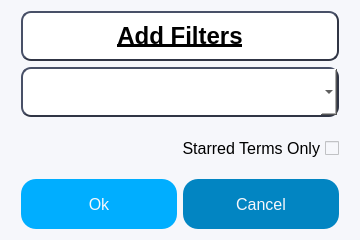
<?xml version="1.0" encoding="UTF-8"?>
<ui version="4.0">
 <class>Form</class>
 <widget class="QWidget" name="Form">
  <property name="geometry">
   <rect>
    <x>0</x>
    <y>0</y>
    <width>360</width>
    <height>240</height>
   </rect>
  </property>
  <property name="sizePolicy">
   <sizepolicy hsizetype="Fixed" vsizetype="Fixed">
    <horstretch>0</horstretch>
    <verstretch>0</verstretch>
   </sizepolicy>
  </property>
  <property name="windowTitle">
   <string>Smart Retain</string>
  </property>
  <property name="styleSheet">
   <string notr="true">background-color: #F6F7FB</string>
  </property>
  <layout class="QHBoxLayout" name="horizontalLayout">
   <item>
    <spacer name="horizontalSpacer">
     <property name="orientation">
      <enum>Qt::Horizontal</enum>
     </property>
     <property name="sizeType">
      <enum>QSizePolicy::Fixed</enum>
     </property>
     <property name="sizeHint" stdset="0">
      <size>
       <width>10</width>
       <height>0</height>
      </size>
     </property>
    </spacer>
   </item>
   <item>
    <layout class="QGridLayout" name="gridLayout">
     <item row="0" column="0" colspan="2">
      <widget class="QLabel" name="label">
       <property name="sizePolicy">
        <sizepolicy hsizetype="Expanding" vsizetype="Expanding">
         <horstretch>0</horstretch>
         <verstretch>0</verstretch>
        </sizepolicy>
       </property>
       <property name="font">
        <font>
         <family>MS Shell Dlg 2</family>
         <pointsize>18</pointsize>
         <weight>75</weight>
         <bold>true</bold>
         <underline>true</underline>
        </font>
       </property>
       <property name="styleSheet">
        <string notr="true">background-color: white;
border-style: outset;
border-width: 2px;
border-radius: 10px;
border-color: #303545;</string>
       </property>
       <property name="text">
        <string>Add Filters</string>
       </property>
       <property name="alignment">
        <set>Qt::AlignCenter</set>
       </property>
      </widget>
     </item>
     <item row="1" column="0" colspan="2">
      <widget class="QComboBox" name="topicCombo">
       <property name="sizePolicy">
        <sizepolicy hsizetype="Expanding" vsizetype="Expanding">
         <horstretch>0</horstretch>
         <verstretch>0</verstretch>
        </sizepolicy>
       </property>
       <property name="font">
        <font>
         <family>MS Shell Dlg 2</family>
         <pointsize>12</pointsize>
        </font>
       </property>
       <property name="styleSheet">
        <string notr="true">background-color: white;
border-style: outset;
border-width: 2px;
border-radius: 10px;
border-color: #303545;</string>
       </property>
      </widget>
     </item>
     <item row="2" column="0" colspan="2">
      <widget class="QCheckBox" name="starBox">
       <property name="sizePolicy">
        <sizepolicy hsizetype="Expanding" vsizetype="Expanding">
         <horstretch>0</horstretch>
         <verstretch>0</verstretch>
        </sizepolicy>
       </property>
       <property name="font">
        <font>
         <family>MS Shell Dlg 2</family>
         <pointsize>12</pointsize>
        </font>
       </property>
       <property name="layoutDirection">
        <enum>Qt::RightToLeft</enum>
       </property>
       <property name="text">
        <string>Starred Terms Only</string>
       </property>
      </widget>
     </item>
     <item row="3" column="0">
      <widget class="QPushButton" name="okBtn">
       <property name="sizePolicy">
        <sizepolicy hsizetype="Expanding" vsizetype="Expanding">
         <horstretch>0</horstretch>
         <verstretch>0</verstretch>
        </sizepolicy>
       </property>
       <property name="font">
        <font>
         <family>MS Shell Dlg 2</family>
         <pointsize>12</pointsize>
        </font>
       </property>
       <property name="styleSheet">
        <string notr="true">QPushButton {
	background-color: #00aeff;
	border-radius: 15px;
	color: #F6F7FB;
}

QPushButton:hover {
    background-color: rgb(0, 154, 226);
}</string>
       </property>
       <property name="text">
        <string>Ok</string>
       </property>
      </widget>
     </item>
     <item row="3" column="1">
      <widget class="QPushButton" name="cancelBtn">
       <property name="sizePolicy">
        <sizepolicy hsizetype="Expanding" vsizetype="Expanding">
         <horstretch>0</horstretch>
         <verstretch>0</verstretch>
        </sizepolicy>
       </property>
       <property name="font">
        <font>
         <family>MS Shell Dlg 2</family>
         <pointsize>12</pointsize>
        </font>
       </property>
       <property name="styleSheet">
        <string notr="true">QPushButton {
	background-color: #0285c2;
	border-radius: 15px;
	color: #F6F7FB;
}

QPushButton:hover {
    background-color: rgb(2, 106, 154);
}</string>
       </property>
       <property name="text">
        <string>Cancel</string>
       </property>
      </widget>
     </item>
    </layout>
   </item>
   <item>
    <spacer name="horizontalSpacer_2">
     <property name="orientation">
      <enum>Qt::Horizontal</enum>
     </property>
     <property name="sizeType">
      <enum>QSizePolicy::Fixed</enum>
     </property>
     <property name="sizeHint" stdset="0">
      <size>
       <width>10</width>
       <height>0</height>
      </size>
     </property>
    </spacer>
   </item>
  </layout>
 </widget>
 <resources/>
 <connections/>
</ui>
